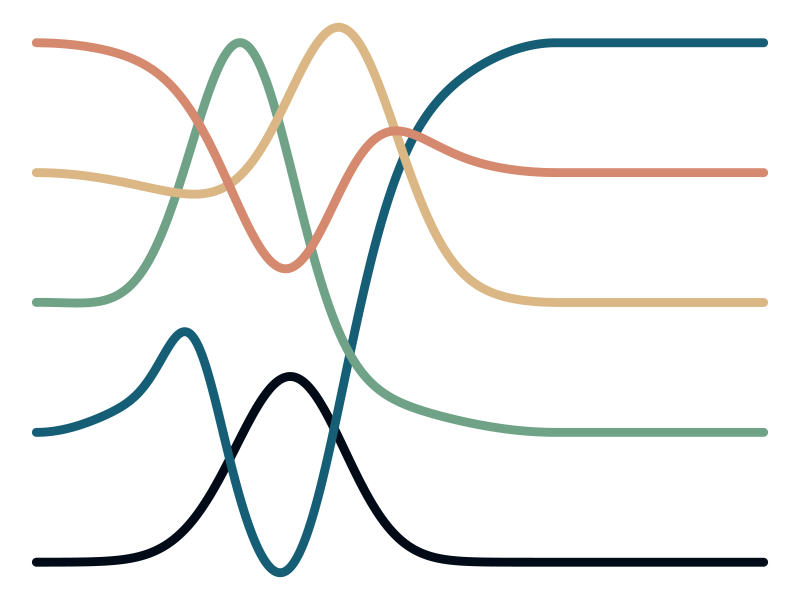
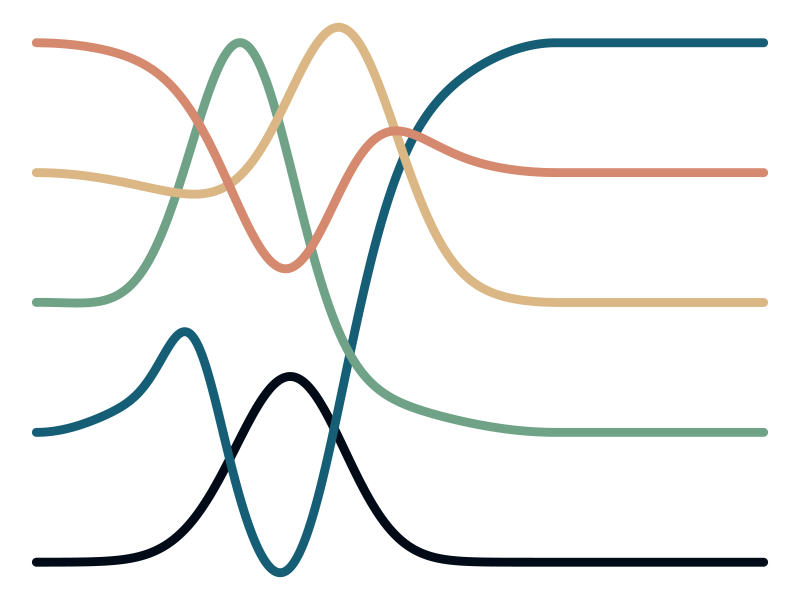

These figures' R source, in order:
####################
# Youngflesh Lab logo creation using basis functions
#
# Code by Casey Youngflesh, with assistance from ChatGPT
# Design inspired from the Colburn School (Los Angeles) logo
####################


# load packages -----------------------------------------------------------

library(tidyverse)


# Colors ------------------------------------------------------------------

# palettes: https://coolors.co/palettes/popular/5%20colors

#Sunny Beach Day
# colors <- c("#264653","#2a9d8f","#e9c46a","#f4a261","#e76f51")
# #Sunrise Glow
# colors <- c("#233d4d","#fe7f2d","#fcca46","#a1c181","#619b8a")
# Ocean Breeze
# colors <- c("#031d44","#04395e","#70a288","#dab785","#d5896f")
# modified Ocean Breeze
colors <- c("#010b17","#155e75","#70a288","#dab785","#d5896f")

# Coastal Vibes
# colors <- c("#160f29","#246a73","#368f8b","#f3dfc1","#ddbea8")
# #Ocean Serenity
# colors <- c("#01161e","#124559","#598392","#aec3b0","#eff6e0")
# #Refreshing Summer Fun
# colors <- c("#8ecae6","#219ebc","#023047","#ffb703","#fb8500")
# Earthy Forest Hues
# colors <- c("#dad7cd","#a3b18a","#588157","#3a5a40","#344e41")
# modified Earthy Forest Hues
# colors <- c("#dad7cd","#a3b18a","#588157","#2f5d47","#132c24")
# Silent Waters
# colors <- c("#e0fbfc","#c2dfe3","#9db4c0","#5c6b73","#253237")
# Forest Green Tones
# colors <- c("#c9e4ca","#87bba2","#55828b","#3b6064","#364958")


# set order -----------------------------------------------------

x <- seq(0, 1, length.out = 1400)

# Evenly spaced endpoints
ymin <- 1
ymax <- 5
left_offsets  <- seq(ymin, ymax, length.out = 5)   # bottom -> top
right_positions <- seq(ymin, ymax, length.out = 5)

# Mapping: (1 -> 1, 2 -> 5, 3 -> 2, 4 -> 3, 5 -> 4)
mapping <- c(1, 5, 2, 3, 4)
right_offsets <- right_positions[mapping]

# to make ordering of colors based on right side positions rather than left
# colors2 <- colors[mapping]
colors2 <- colors

# Smooth interpolation for endpoints
smoothstep <- function(t) t^2 * (3 - 2 * t)
sx <- smoothstep(x)

# to get the lines from starting position to the ending position
base_curves <- lapply(1:5, function(i) {
  #i <- 1
  (1 - sx) * left_offsets[i] + sx * right_offsets[i]
})

#visualize
# plot(x, base_curves[[1]], type = 'l', col = colors[1], lwd = 2,
#      ylim = c(0, 6), ylab = '')
# lines(x, base_curves[[2]], col = colors[2], lwd = 2)
# lines(x, base_curves[[3]], col = colors[3], lwd = 2)
# lines(x, base_curves[[4]], col = colors[4], lwd = 2)
# lines(x, base_curves[[5]], col = colors[5], lwd = 2)


# create wiggles to add to base curves ------------------------------

# Gaussian wiggles (basis functions) - using 6
mus <- c(0.1, 0.3, 0.4, 0.5, 0.6, 0.75)
sigmas <- c(0.05, 0.05, 0.1, 0.1, 0.1, 0.05)
gauss_basis <- sapply(seq_along(mus),
                      function(k) dnorm(x, mean = mus[k], sd = sigmas[k]))

# #visualize basis functions
# plot(gauss_basis[,1], type = 'l', xlim = c(0, NROW(gauss_basis)))
# for (i in 2:NCOL(gauss_basis))
# {
#   lines(gauss_basis[,i])
# }


# coefs to apply to basis funcs --------------------------------------------

coefs <- matrix(c(
  0.0,   0.0,  0.3,  1.6,  0.0, 0.0, # bottom - dark blue
  0.0,   0.4, -0.5, -2.8,  0.0, 0.0, # 2nd up - light blue
  0.0,   0.0,  3.0, -0.1,  0.0, 0.0, # 3rd up - yellow
  0.0,   0.0,  0.0,  0.3,  2.0, 0.0, # 4th up - orange
  0.0,   0.0, -0.3, -1.7,  0.6, 0.0), # top - red
  nrow = 5, byrow = TRUE)

# Wiggle amplitude
amp <- 0.2


# create curves -----------------------------------------------------------

Y <- lapply(1:5, function(i) {
  #i <- 1
  #base curve
  base <- base_curves[[i]]
  #wiggles to add on top
  wig  <- amp * as.numeric(gauss_basis %*% coefs[i, ])
  #add them
  out <- base + wig
  
  # plot(base, type = 'l', lwd = 2, ylim = range(c(base, out)))
  # lines(out, type = 'l', col = 'red', lwd = 2)
  
  return(out)
})

# Data
dat <- do.call(rbind, lapply(1:5, function(i) {
  data.frame(x = x, y = Y[[i]], id = paste0("L", i))
}))


# add leading/trailing ----------------------------------------------------

# #add leading values that do not vary
# lnum <- seq(-0.4, 0, length.out = 10)
# dat2 <- rbind(dat,
#                   data.frame(x = rep(lnum, 5),
#                              y = c(rep(1, 10),
#                                    rep(2, 10),
#                                    rep(3, 10),
#                                    rep(4, 10),
#                                    rep(5, 10)),
#                              id = c(rep('L1', 10),
#                                     rep('L2', 10),
#                                     rep('L3', 10),
#                                     rep('L4', 10),
#                                     rep('L5', 10)))) %>%
#   dplyr::group_by(id) %>%
#   dplyr::arrange(x) %>%
#   dplyr::ungroup() %>%
#   dplyr::arrange(id) %>% 
#   dplyr::filter(x <= 0.9)


#add trailing values
tnum <- seq(1, 1.4, length.out = 10)
dat2 <- rbind(dat,
              data.frame(x = rep(tnum, 5),
                         y = c(rep(1, 10),
                               rep(5, 10),
                               rep(2, 10),
                               rep(3, 10),
                               rep(4, 10)),
                         id = c(rep('L1', 10),
                                rep('L2', 10),
                                rep('L3', 10),
                                rep('L4', 10),
                                rep('L5', 10)))) %>%
  dplyr::group_by(id) %>%
  dplyr::arrange(x) %>%
  dplyr::ungroup() %>%
  dplyr::arrange(id) #%>%
# dplyr::filter(x > 0.03)


# plot --------------------------------------------------------------------

p <- ggplot(dat2, aes(x = x, y = y, color = id)) +
  geom_path(size = 3,
            lineend = "round") +
  scale_color_manual(values = colors2) +
  theme_void() +
  theme(legend.position = 'none')

print(p)

ggsave(p, filename = '~/Desktop/logo_r.pdf', 
       width = 6,
       height = 1.5)
